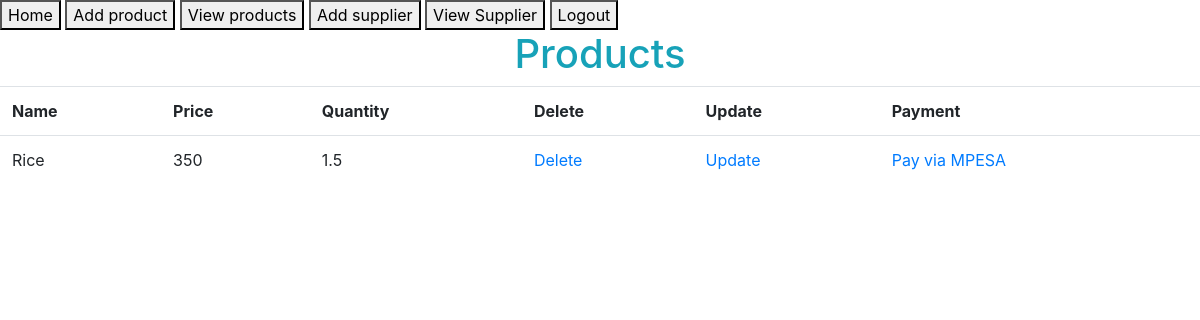
Screenshot of /products/ (signed in) with the database file from the repository.
### djangoRegistration/models.py (models this page shows)
class Product(models.Model):
    prod_name = models.CharField(max_length=30,
                                 blank=False, null=False)
    prod_price = models.CharField(max_length=30,
                                  blank=False, null=False)
    prod_quantity = models.CharField(max_length=30,
                                     blank=False, null=False)

### djangoRegistration/views.py (the view)
# urls.py: path('products/', general_views.view_products, name='products'),
@login_required
def view_products(request):
    products = Product.objects.all()
    context = {'products': products}
    return render(request, 'products.html', context)

### templates/products.html
{% extends 'base.html' %}
{% block content %}
    <section class="products-section">
        <div class="products-section-container">
            <h1 class="text-info text-center">Products</h1>
            <table class="table">
                <tr>
                    <th>Name</th>
                    <th>Price</th>
                    <th>Quantity</th>
                    <th>Delete</th>
                    <th>Update</th>
                    <th>Payment</th>
                </tr>
                {% for product in products %}
                    <tr>
                        <td>{{ product.prod_name }}</td>
                        <td>{{ product.prod_price }}</td>
                        <td>{{ product.prod_quantity }}</td>
                        <td><a href="/delete-product/{{ product.id }}">Delete</a></td>
                        <td><a href="/update-product/{{ product.id }}">Update</a></td>
                        <td><a href="/payment/{{ product.id }}">Pay via MPESA</a></td>
                    </tr>
                {% endfor %}
            </table>
        </div>
    </section>
{% endblock %}

### rows the page displays
Product: prod_name "Rice", prod_price "350", prod_quantity "1.5"
